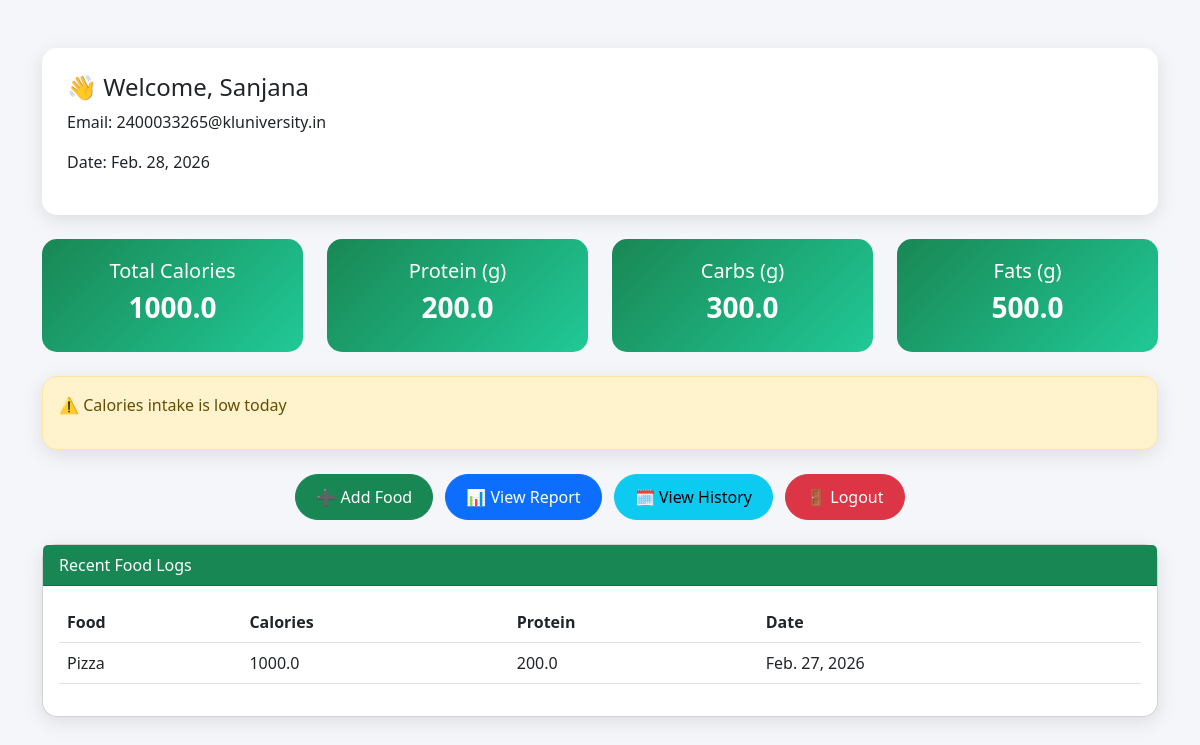
The app's page /dashboard/ (signed in) with its own data.
### diet/models.py (models this page shows, shortened)
class UserDiet(models.Model):
    user = models.ForeignKey(User, on_delete=models.CASCADE)
    food = models.ForeignKey(Food, on_delete=models.CASCADE)
    quantity = models.FloatField(default=1)
    date = models.DateField(auto_now_add=True)

class Food(models.Model):
    name = models.CharField(max_length=100)
    calories = models.FloatField()
    protein = models.FloatField()
    carbs = models.FloatField()
    fats = models.FloatField()

### diet/views.py (the view)
# urls.py: path('dashboard/', views.dashboard, name='dashboard'),
@login_required
def dashboard(request):
    today = now().date()
    logs = UserDiet.objects.filter(user=request.user)
    total_calories = sum(log.food.calories * log.quantity for log in logs)
    total_protein = sum(log.food.protein * log.quantity for log in logs)
    total_carbs = sum(log.food.carbs * log.quantity for log in logs)
    total_fats = sum(log.food.fats * log.quantity for log in logs)
    recent_logs = logs.order_by('-id')[:5]
    alerts = []
    if total_calories < 1500:
        alerts.append("⚠️ Calories intake is low today")
    if total_protein < 50:
        alerts.append("⚠️ Protein intake is low today")
    context = {
        'total_calories': round(total_calories, 2),
        'total_protein': round(total_protein, 2),
        'total_carbs': round(total_carbs, 2),
        'total_fats': round(total_fats, 2),
        'recent_logs': recent_logs,
        'alerts': alerts,
        'today': today
    }
    return render(request, 'dashboard.html', context)

### templates/dashboard.html (shortened to what this page needs)
<!DOCTYPE html>
<html>
<head>
    <link href="https://cdn.jsdelivr.net/npm/bootstrap@5.3.0/dist/css/bootstrap.min.css" rel="stylesheet">
</head>
<body>
<div class="container mt-5">
    <div class="profile-card mb-4">
        <h4>👋 Welcome, {{ request.user.username }}</h4>
        <p>Email: {{ request.user.email }}</p>
        <p>Date: {{ today }}</p>
    </div>
    <div class="row text-center mb-4">
        <div class="col-md-3">
            <div class="stat-card">
                <h5>Total Calories</h5>
                <h3>{{ total_calories }}</h3>
            </div>
        </div>
        <div class="col-md-3">
            <div class="stat-card">
                <h5>Protein (g)</h5>
                <h3>{{ total_protein }}</h3>
            </div>
        </div>
        <div class="col-md-3">
            <div class="stat-card">
                <h5>Carbs (g)</h5>
                <h3>{{ total_carbs }}</h3>
            </div>
        </div>
        <div class="col-md-3">
            <div class="stat-card">
                <h5>Fats (g)</h5>
                <h3>{{ total_fats }}</h3>
            </div>
        </div>
    </div>
    {% if alerts %}
    <div class="alert alert-warning card-custom">
        {% for alert in alerts %}
            <p>{{ alert }}</p>
        {% endfor %}
    </div>
    {% endif %}
    <div class="text-center my-4">
        <a href="#" class="btn btn-success btn-custom me-2">➕ Add Food</a>
        <a href="#" class="btn btn-primary btn-custom me-2">📊 View Report</a>
        <a href="#" class="btn btn-info btn-custom me-2">🗓️ View History</a>
        <a href="{% url 'logout' %}" class="btn btn-danger btn-custom">🚪 Logout</a>
    </div>
    <div class="card card-custom">
        <div class="card-header bg-success text-white">
            Recent Food Logs
        </div>
        <div class="card-body">
            <table class="table">
                <thead>
                    <tr>
                        <th>Food</th>
                        <th>Calories</th>
                        <th>Protein</th>
                        <th>Date</th>
                    </tr>
                </thead>
                <tbody>
                {% for log in recent_logs %}
                    <tr>
                        <td>{{ log.food.name }}</td>
                        <td>{{ log.food.calories }}</td>
                        <td>{{ log.food.protein }}</td>
                        <td>{{ log.date }}</td>
                    </tr>
                {% empty %}
                    <tr>
                        <td colspan="4" class="text-center">No food added today</td>
                    </tr>
                {% endfor %}
                </tbody>
            </table>
        </div>
    </div>
</div>
</body>
</html>

### templates/dashboard.html (style rules this page uses)
body { background: #f4f6f9; }
.card-custom { border-radius: 15px; box-shadow: 0 5px 20px rgba(0,0,0,0.1); }
.stat-card { background: linear-gradient(135deg, #198754, #20c997); color: white; border-radius: 15px; padding: 20px; }
.stat-card h3 { font-weight: bold; }
.profile-card { background: white; padding: 25px; border-radius: 15px; box-shadow: 0 5px 20px rgba(0,0,0,0.1); }
.btn-custom { border-radius: 30px; padding: 10px 20px; }

### records on screen
UserDiet: food.name "Pizza", food.calories "1000.0", food.protein "200.0", date "Feb. 27, 2026"

### other values on screen
{{ request.user.username }} "Sanjana"
{{ request.user.email }} "2400033265@kluniversity.in"
{{ total_calories }} "1000.0"
{{ total_protein }} "200.0"
{{ total_carbs }} "300.0"
{{ total_fats }} "500.0"
{{ alert }} "⚠️ Calories intake is low today"
